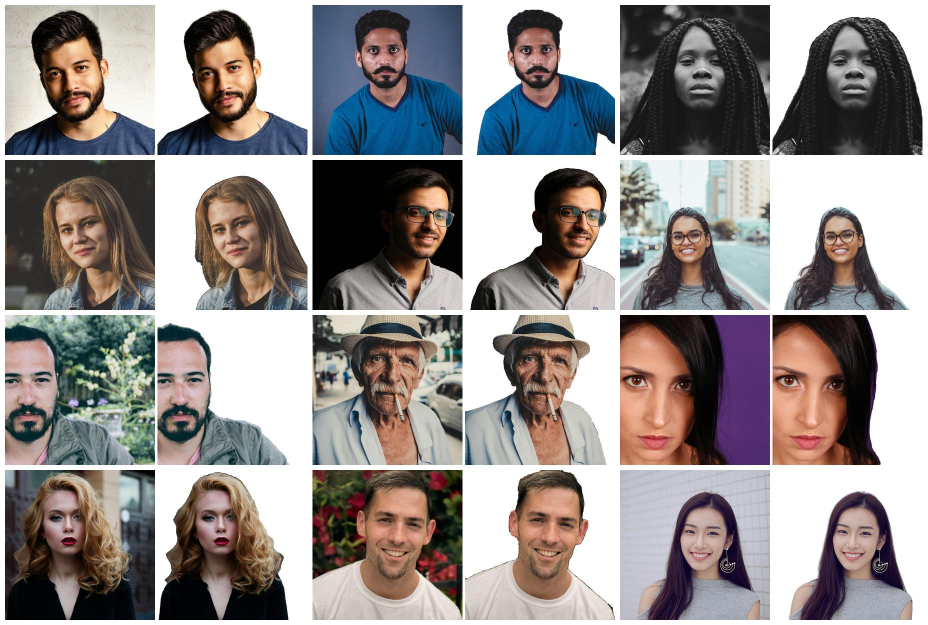
#> input picture assets/combined_images/combined_grid.jpg, 1855 x 1250 px, given in place of test1.jpg, which was not available (shown at 1/2 size)
$ python combine_pictures.py
#> lines starting #> are read from the running program, lines starting #| are printed output that depends on the picture; pictures that were not available may be replaced by others from this repository, and a replacement may not be noted
from PIL import Image
import os

def crop_to_square(img):
    w, h = img.size
    min_dim = min(w, h)
    left = (w - min_dim) // 2
    top = (h - min_dim) // 2
    right = left + min_dim
    bottom = top + min_dim
    return img.crop((left, top, right, bottom))

def combine_pairs(test_dir,
                  result_dir,
                  output_path,
                  num_pairs     = 12,
                  cols          = 3,
                  margin        = 10,
                  border_margin = 10,
                  image_size    = (300, 300),
                  gap           = 5):
    """
    test_dir    : folder that holds test1.jpg, test2.jpg, …
    result_dir  : folder that holds output1.jpg, output2.jpg, …
    output_path : where the grid will be written
    """
#> in combine_pairs, `canvas    = Image.new("RGB", (canvas_w, canvas_h), "white")`: canvas: PIL image 1855x1250 RGB; every value is 255

    def load_sq(path):
#> called with path = '/remback/assets/test_images/test1.jpg'
        img = Image.open(path)
#> img is the input picture: PIL image 1855x1250 RGB; mean R, G, B 149.1, 143.1, 141.8
        w, h = img.size
#> w = 1855; h = 1250
        d = min(w, h)
#> d = 1250
        l = (w - d) // 2
#> l = 302
        t = (h - d) // 2
#> t = 0
        return img.crop((l, t, l + d, t + d)).resize(image_size, Image.LANCZOS)
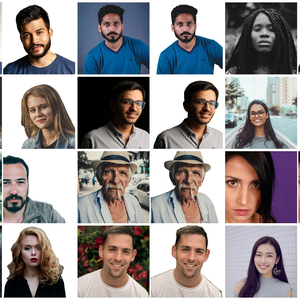
#> returned value: PIL image 300x300 RGB; mean R, G, B 149.6, 143.8, 143.9

    W, H      = image_size
    pair_w    = 2 * W + gap
    rows      = (num_pairs + cols - 1) // cols
    grid_w    = cols * pair_w + (cols - 1) * margin
    grid_h    = rows * H      + (rows - 1) * margin
    canvas_w  = grid_w + 2 * border_margin
    canvas_h  = grid_h + 2 * border_margin
    canvas    = Image.new("RGB", (canvas_w, canvas_h), "white")

    for i in range(1, num_pairs + 1):
        test_img   = load_sq(os.path.join(test_dir,   f"test{i}.jpg"))
        output_img = load_sq(os.path.join(result_dir, f"output{i}.jpg"))

        pair = Image.new("RGB", (pair_w, H), "white")
#> pair: PIL image 605x300 RGB; every value is 255
        pair.paste(test_img,   (0, 0))
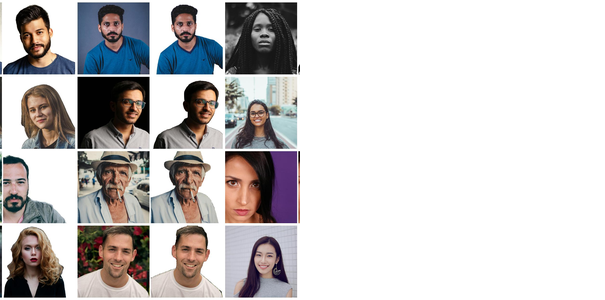
#> pair: PIL image 605x300 RGB; mean R, G, B 202.7, 199.9, 199.9
        pair.paste(output_img, (W + gap, 0))
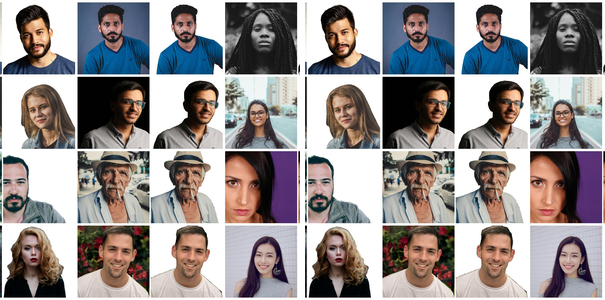
#> pair: PIL image 605x300 RGB; mean R, G, B 150.5, 144.7, 144.8

        r = (i - 1) // cols
        c = (i - 1) % cols
        x = border_margin + c * (pair_w + margin)
        y = border_margin + r * (H      + margin)
        canvas.paste(pair, (x, y))
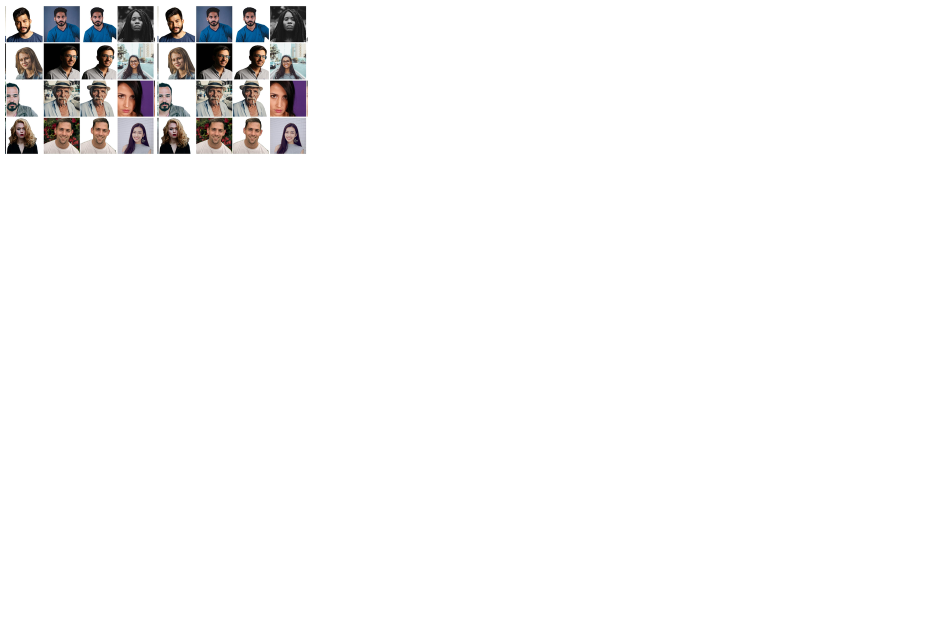
#> canvas: PIL image 1855x1250 RGB (shown at 1/2 size); mean R, G, B 246.8, 246.4, 246.4

    os.makedirs(os.path.dirname(output_path), exist_ok=True)
    canvas.save(output_path)
    print("saved to", output_path)


# ----------------------------------------------------------------------
if __name__ == "__main__":
#> (the run stopped early here; a loop or call above may not have finished)
